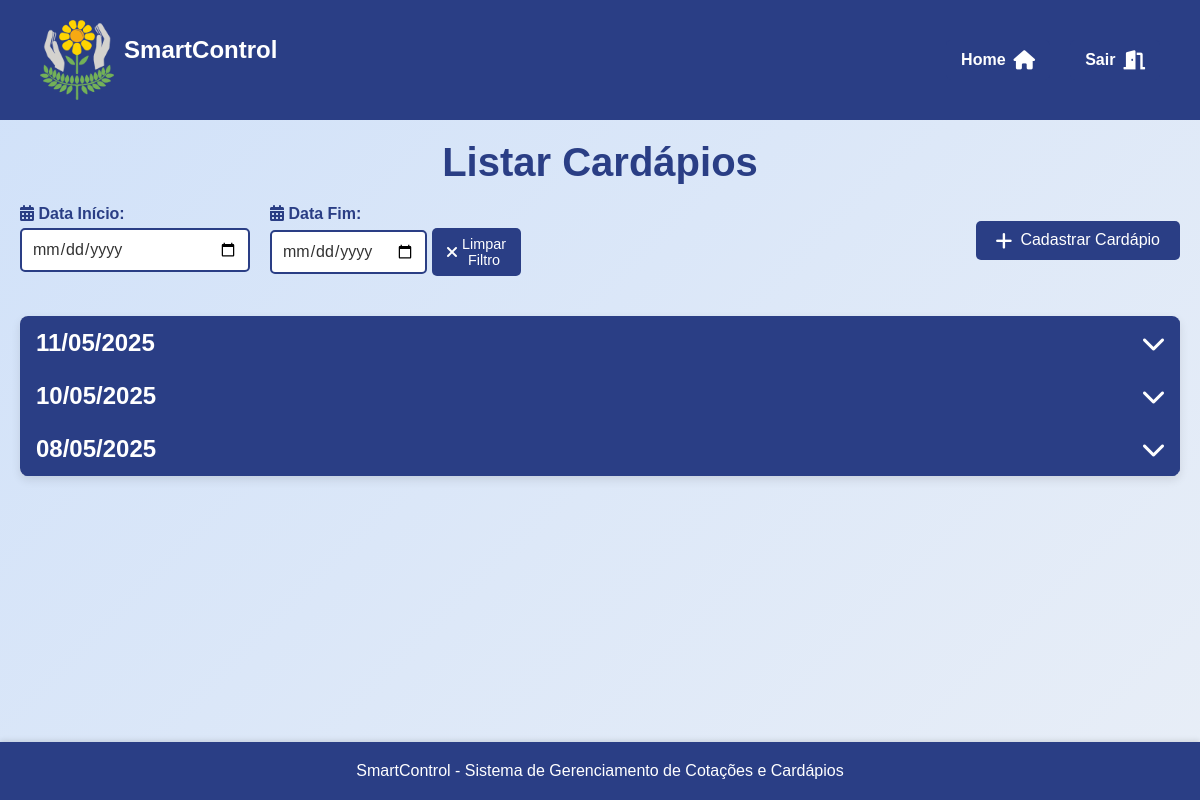
The page /assets/view/pages/cardapio/listarCardapio/listarCardapio.php (signed in) on the database its author committed.
### tables this page shows
CREATE TABLE `cardapios` (
  `id` int(11) NOT NULL,
  `nutricionista_id` int(11) NOT NULL,
  `dataC` date NOT NULL,
  `periodo` text NOT NULL,
  `descricao` text DEFAULT NULL,
  `data_criacao` timestamp NOT NULL DEFAULT current_timestamp()
);

### assets/model/Usuario.php (called while the page is built, shortened)
<?php
abstract class Usuario {
    protected $tipo_usuario;
    public function getTipoUsuario() {
        return $this->tipo_usuario;
    }
}
?>

### assets/model/pdo/DataBase.php (called while the page is built, shortened)
<?php
class Database {
    private $host = 'localhost';
    private $dbname = 'sistema_apae';
    private $username = 'root';
    private $password = '';
    public $conn;
    public function __construct()
    {
        try {
            $this->conn = new PDO("mysql:host=$this->host;dbname=$this->dbname", $this->username, $this->password);
            $this->conn->setAttribute(PDO::ATTR_ERRMODE, PDO::ERRMODE_EXCEPTION);
        } catch (PDOException $exception) {
            echo "Erro na conexão: " . $exception->getMessage();
        }
    }
    public function read($table, $columns = "*", $id = null, $where = null) {
        $sql = "SELECT $columns FROM $table";
        try {
            $stmt = $this->conn->prepare($sql);
            $stmt->execute();
            return $stmt->fetchAll(PDO::FETCH_ASSOC);
        } catch (PDOException $exception) {
            echo "Erro ao ler: " . $exception->getMessage();
            return false;
        }
    }
}
?>

### assets/controller/userController.php (called while the page is built, shortened)
<?php
require_once __DIR__ . '/../model/Usuario.php';
require_once __DIR__ . '/../model/pdo/DataBase.php';
class ControladorUsuarios
{
    private $banco;
    public function __construct() {
        $this->banco = new DataBase;
    }
    public function obterPermissoes($tipo_usuario) {
        $conn = $this->banco->conn;
        $sql = "SELECT * FROM permissoes WHERE tipo_usuario = :tipo_usuario";
        $stmt = $conn->prepare($sql);
        $stmt->bindParam(":tipo_usuario", $tipo_usuario);
        $stmt->execute();
        $permissoes = $stmt->fetch(PDO::FETCH_ASSOC);
        return $permissoes;
    }
}
?>

### assets/model/utils.php (called while the page is built)
<?php
require_once __DIR__ . "/../controller/userController.php";
function verificarPermissao($tipo_usuario, $acao) {
    $controler = new ControladorUsuarios();
    $permissoes = $controler->obterPermissoes($tipo_usuario);
    return isset($permissoes[$acao]) && $permissoes[$acao] == 1;
}
?>

### assets/controller/cardapioController.php (called while the page is built, shortened)
<?php
require_once __DIR__ . "/../model/pdo/Database.php";
require_once __DIR__ . "/../model/Cardapio.php";
class cardapioController {
    private $db;
    public function __construct() {
        $this->db = new Database();
    }
    public function listarcardapios() {
        $todosCardapio = $this->db->read("cardapios");
        usort($todosCardapio, function($a, $b) {
            return strtotime($a['dataC']) - strtotime($b['dataC']);
        });
        $arr = [];
        foreach($todosCardapio as $cardapio) {
            $novocardapio = new Cardapio($cardapio['id'], $cardapio['nutricionista_id'], $cardapio['dataC'], $cardapio['periodo'], $cardapio['descricao']);
            $arr[] = $novocardapio;
        }
        return $arr;
    }
}
?>

### assets/model/Cardapio.php (called while the page is built, shortened)
<?php
class Cardapio {
private $id;
private $dataC;
public function __construct($id = null, $nutricionista_id = null, $dataC = null, $periodo = null, $descricao = null) {
    $this->id = $id;
    $this->dataC = $dataC;
}
public function getId() {
    return $this->id;
}
public function getDataC() {
    return $this->dataC;
}
}
?>

### assets/view/pages/cardapio/listarCardapio/listarCardapio.php (the view, shortened to what this page needs)
<?php
    require_once __DIR__ . '/../../../../controller/cardapioController.php';
    require_once __DIR__ . "/../../../../controller/userController.php";
    require_once __DIR__ . "/../../../../controller/pageController.php";
    require_once __DIR__ . "/../../../../model/utils.php";
    $user = $_SESSION['user'];
    $tipo_usuario = $user->getTipoUsuario();
    $podeGerenciarCardapios = verificarPermissao($tipo_usuario, 'gerenciar_cardapios');
    $cardapioController = new cardapioController();
?>
<!DOCTYPE html>
<html lang="pt-br">
<head>
    <link rel="stylesheet" href="../../styles/ListarStyle.css">
    <link rel="stylesheet" href="./customCardapio.css">
    <link rel="stylesheet" href="https://cdnjs.cloudflare.com/ajax/libs/font-awesome/6.0.0-beta3/css/all.min.css">
</head>
<body>
    <main>
        <h1>Listar Cardápios</h1>
        <section class="search">
            <div>
                <section class="input-filter-date">
                    <label for="dataInicio"><i class="fas fa-calendar-alt"></i> Data Início:</label>
                    <input type="date" id="dataInicio" name="dataInicio" value="<?php echo $_GET['dataInicio'] ?? ''; ?>">
                </section>
                <section class="input-filter-date">
                    <label for="dataFim"><i class="fas fa-calendar-alt"></i> Data Fim:</label>
                    <div class="input-group">
                        <input type="date" id="dataFim" name="dataFim" value="<?php echo $_GET['dataFim'] ?? ''; ?>">
                        <button class="buttonLimpar" onclick="limparFiltros()">
                            <i class="fas fa-times"></i> Limpar Filtro
                        </button>
                    </div>
                </section>
            </div>
            <div class="right">
                <section class="add-user">
                    <?php if ($podeGerenciarCardapios): ?>
                        <a href="../cadastrarCardapio/cadCardapio.php" class="add-user-btn">
                            <i class="fas fa-plus"></i> Cadastrar Cardápio
                        </a>
                    <?php endif; ?>
                </section>
            </div>
        </section>
        <table>
            <tbody>
                <?php
                if ($cardapioController) {
                    $cardapios = $cardapioController->listarcardapios();
                    usort($cardapios, function($a, $b) {
                        return strtotime($b->getDataC()) - strtotime($a->getDataC());
                    });
                    foreach ($cardapios as $cardapio) {
                        $id = 'folder' . $cardapio->getId();
                        $dataFormatada = date("d/m/Y", strtotime($cardapio->getDataC()));
                        echo "<tr class='folder' onclick='toggleFolder(\"{$id}\")'>";
                        echo "<td colspan='6'><h2>{$dataFormatada} <i class='fas fa-chevron-down'></i></h2></td>";
                        echo "</tr>";
                    }
                } else {
                    echo "<tr><td colspan='7'>Nenhum cardápio encontrado.</td></tr>";
                }
                ?>
            </tbody>
        </table>
    </main>
</body>
</html>

### assets/view/pages/styles/ListarStyle.css (style rules this page uses)
h1 { font-size: 2.5rem; color: var(--darkblue); text-align: center; margin-bottom: 20px; }
.search { display: flex; justify-content: space-between; align-items: center; margin-bottom: 20px; gap: 10px; }
.add-product-btn, .add-user-btn, .add-quote-btn { display: inline-flex; align-items: center; gap: 8px; padding: 10px 20px; background-color: var(--darkblue); color: var(--white); border-radius: 5px; text-decoration: none; font-size: 1rem; transition: background-color 0.3s ease, transform 0.2s ease; }
table { width: 100%; border-collapse: collapse; margin: 20px 0; font-size: 1rem; text-align: left; background-color: var(--white); border-radius: 8px; overflow: hidden; box-shadow: 0 4px 10px rgba(0, 0, 0, 0.1); }
table th, table td { padding: 12px 15px; border: 1px solid var(--darkblue); }
.input-filter-date label { font-size: 1rem; color: var(--darkblue); font-weight: bold; margin-right: 10px; }
.input-filter-date input { padding: 10px; font-size: 1rem; border: 2px solid var(--darkblue); border-radius: 5px; background-color: var(--white); color: var(--darkgray); transition: border-color 0.3s ease; width: 100%; }
.buttonLimpar { padding: 8px 15px; background-color: #007bff; color: #fff; border: none; border-radius: 5px; font-size: 0.9rem; cursor: pointer; display: flex; align-items: center; gap: 5px; transition: background-color 0.3s ease, transform 0.2s ease; }
.buttonLimpar i { font-size: 1rem; }

### assets/view/pages/cardapio/listarCardapio/customCardapio.css (style rules this page uses)
.search { display: flex; justify-content: space-between; width: 100%; margin-bottom: 20px; }
.search > div { width: 50%; display: flex; }
.search > div > * { margin: 0; margin-right: 20px; }
.search > div.right > * { margin-right: 0; margin-left: 20px; }
.search > div.right { justify-content: flex-end; }
.input-filter-date { display: flex; flex-direction: column; gap: 5px; width: 40%; }
.input-filter-date label { font-size: 1rem; color: var(--darkblue); font-weight: bold; }
.input-filter-date input { padding: 10px; font-size: 1rem; border: 2px solid var(--darkblue); border-radius: 5px; background-color: var(--white); color: var(--darkgray); transition: border-color 0.3s ease; width: 100%; }
.add-user-btn { display: inline-flex; align-items: center; gap: 8px; padding: 10px 20px; background-color: var(--darkblue); color: var(--white); border-radius: 5px; text-decoration: none; font-size: 1rem; transition: background-color 0.3s ease, transform 0.2s ease; }
.add-user-btn i { font-size: 1.2rem; }
table { width: 100%; border-collapse: collapse; margin: 20px 0; font-size: 1rem; text-align: left; background-color: var(--white); border-radius: 8px; overflow: hidden; box-shadow: 0 4px 10px rgba(0, 0, 0, 0.1); }
table th, table td { padding: 12px 15px; border: 1px solid var(--darkblue); }
.folder { background-color: var(--darkblue); color: var(--white); cursor: pointer; transition: background-color 0.3s ease; }
.folder h2 { display: flex; justify-content: space-between; align-items: center; cursor: pointer; margin: 0; }
.folder i { transition: transform 0.3s ease; }
.input-group { display: flex; align-items: center; gap: 5px; }
.buttonLimpar { padding: 8px 15px; background-color: var(--darkblue); color: var(--white); border: none; border-radius: 5px; font-size: 0.9rem; cursor: pointer; display: flex; align-items: center; gap: 5px; transition: background-color 0.3s ease, transform 0.2s ease; }
.buttonLimpar i { font-size: 1rem; }

### assets/view/pages/global.css (style rules this page uses)
* { margin: 0; padding: 0; box-sizing: border-box; font-family: 'Arial', sans-serif; }
:root { --yellow: #fbde04; --lightyellow: #f9e79f; --lightgray: #bebcaf; --orange: #fdb813; --darkblue: #2a3e85; --green: #65b560; --lightblue: #3e9bd4; --superlightblue: #d0e1f9; --red: #ff0000; --darkred: #c9302c; --white: #ffffff; --black: #000000; --darkgray: #333333; --lightwhite:#e8eef7; --superdarkblue: #324a89; --gray: #555555; }
body { font-family: 'Arial', sans-serif; display: flex; flex-direction: column; min-height: 100vh; margin: 0; background: linear-gradient(135deg, var(--superlightblue) 0%, var(--lightwhite) 100%); color: var(--darkgray); }
main { flex: 1; display: flex; flex-direction: column; justify-content: flex-start; padding: 20px; }

### rows shown on the page
cardapios: dataC "11/05/2025"
cardapios: dataC "10/05/2025"
cardapios: dataC "08/05/2025"
